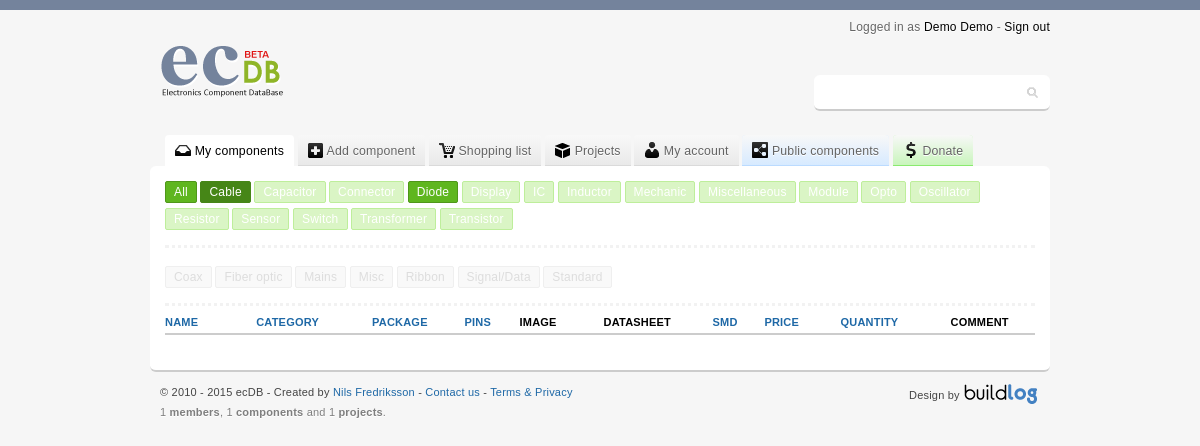
Page /category.php?cat=1 (signed in) on the committed database.
### tables this page shows
CREATE TABLE IF NOT EXISTS `members` (
  `member_id` int(11) NOT NULL AUTO_INCREMENT,
  `firstname` varchar(32) NOT NULL,
  `lastname` varchar(32) NOT NULL,
  `login` varchar(32) NOT NULL,
  `mail` varchar(32) NOT NULL,
  `passwd` varchar(32) NOT NULL,
  `admin` int(11) NOT NULL DEFAULT '0',
  `measurement` int(11) NOT NULL DEFAULT '1',
  `currency` varchar(3) NOT NULL DEFAULT 'USD',
  `reg_date` timestamp NOT NULL DEFAULT CURRENT_TIMESTAMP,
  PRIMARY KEY (`member_id`)
);

CREATE TABLE IF NOT EXISTS `category_head` (
  `id` int(11) NOT NULL,
  `name` varchar(64) NOT NULL
);

CREATE TABLE IF NOT EXISTS `category_sub` (
  `id` int(11) NOT NULL,
  `name` varchar(64) NOT NULL
);

### include/include_category_sub.php (the view, shortened to what this page needs)
<?php
class NameSub {
	public function Sub() {
		$owner = $_SESSION['SESS_MEMBER_ID'];
		if(isset($_GET['cat'])) {
			$cat = (int)$_GET['cat'];
		}
		$subcatfrom = $cat*100;
		$subcatto = $subcatfrom+99;
		$SubCategoryName = "SELECT * FROM category_sub WHERE id BETWEEN ".$subcatfrom." AND ".$subcatto." ORDER by name ASC";
		$sql_exec_subcatname = mysql_Query($SubCategoryName);
		while ($ShowDetailsSubCatname = mysql_fetch_array($sql_exec_subcatname)) {
			echo '<li>';
			echo '<a href="category.php?subcat=';
			echo $ShowDetailsSubCatname['id'];
			echo '" ';
			if(isset($_GET['subcat'])) {
				if ($ShowDetailsSubCatname['id'] == $subcat) {
					echo 'class="selected"';
				}
			}
			$sql_exec_component_catname = mysql_query("SELECT category FROM data WHERE owner = $owner");
			while($showDetailsComponentCatname = mysql_fetch_array($sql_exec_component_catname)) {
				if($showDetailsComponentCatname['category'] == $ShowDetailsSubCatname['id']){
					echo ' class="isComponents"';
					break;
				}
			}
			echo '>';
				echo $ShowDetailsSubCatname['name'];
			echo '</a></li> ';
		}
	}
}
?>

### include/header.php (shortened to what this page needs)
<div id="header">
	<div class="logoWrapper">
		<a href ="."><span class="logoImage"></span></a>
	</div>
	<span class="userInfo">
		Logged in as <a href="my.php">
		<?php
			$owner = $_SESSION['SESS_MEMBER_ID'];
			$GetName = mysql_query("SELECT firstname, lastname FROM members WHERE member_id = ".$owner."");
			$headername = mysql_fetch_assoc($GetName);
			if(isset($_POST['submit']) && $_SERVER["REQUEST_URI"] == '/ecdb/my.php') { echo $_POST['firstname']; } else { echo $headername['firstname']; }
			if(isset($_POST['submit']) && $_SERVER["REQUEST_URI"] == '/ecdb/my.php') { echo $_POST['lastname']; } else { echo $headername['lastname']; }
		?>
		</a> - <a href="logout.php"> Sign out</a>
	</span>
	<div class="searchContent">
		<form class="search" action="search.php" method="get">
			<input type="text" name="q" autofocus/>
		</form>
	</div>
</div>

### include/include_category_head.php (shortened to what this page needs)
<?php
class NameHead {
	public function Head() {
		$owner = $_SESSION['SESS_MEMBER_ID'];
		$CategoryName = "SELECT * FROM category_head ORDER by name ASC";
		$sql_exec_catname = mysql_Query($CategoryName);
		echo '<li>';
		echo '<a href="."';
		if(empty($_GET['cat']) && empty($_GET['subcat'])){
			echo ' class="selected"';
		}
		else{
			echo ' class="isComponents"';
		}
		echo '>';
		echo "All";
		echo '</a></li> ';
		while ($ShowDetailsCatname = mysql_fetch_array($sql_exec_catname)) {
			echo '<li>';
			echo '<a href="category.php?cat=';
			echo $ShowDetailsCatname['id'];
			echo '" ';
			if(isset($_GET['cat'])) {
				$cat = (int)$_GET['cat'];
				if ($ShowDetailsCatname['id'] == $cat) {
					echo 'class="selected"';
				}
			}
			$sql_exec_component_catname = mysql_query("SELECT category FROM data WHERE owner = $owner");
			while($showDetailsComponentCatname = mysql_fetch_array($sql_exec_component_catname)) {
				$component_cat = $showDetailsComponentCatname['category'];
				if ($component_cat < 999) {
					$comp_cat = substr($component_cat, -3, 1);
				}
				else {
					$comp_cat = substr($component_cat, -4, 2);
				}
				if($ShowDetailsCatname['id'] == $comp_cat){
					echo 'class="isComponents"';
					break;
				}
			}
			echo '>';
				echo $ShowDetailsCatname['name'];
			echo '</a></li> ';
		}
	}
}
?>

### include/style.css (style rules this page uses)
form textarea, form input, form select { border-radius:2px;-moz-border-radius:2px;-webkit-border-radius:2px;padding:6px;font: normal 13px "Century Gothic", arial, sans-serif;border:1px solid #ccc; border-bottom:1px solid #ccc;resize:none;background-color:#fafafa; }
div#header { width:900px;margin:0 auto 15px auto;height:100px;position:relative; }
div#header span.userInfo { color:#666;font-size:12px;text-shadow:0 1px 0 #fff;position:absolute;top:0px;right:0; }
div#header span.userInfo a { color:#000;text-decoration:none; }
div#header div.searchContent { position:absolute;font-size:12px;top:55px;right:0;color:#666;padding:3px;width:230px;background-color:#fff;border-bottom:2px solid #ccc;border-radius:6px;-moz-border-radius:6px;-webkit-border-radius:6px; }
div#header div.searchContent form.search input { border:1px solid #fff !important;font: normal 14px "Century Gothic", arial, sans-serif;background:url("../img/ecdbSpriteV1.png") 209px -140px no-repeat #fff;box-shadow:none;padding:5px 15px 5px 5px;width:200px; }
div.logoWrapper { position:absolute;top:10px;left:0; }
div.logoWrapper a span.logoImage { display:block;width:169px;height:73px;background:url("../img/ecdbSpriteV1.png") no-repeat 0 -5px; }
div.subMenu ul li { list-style:none;display:inline-block;margin-bottom: 5px; }
div.subMenu ul li a { border:1px solid #beee9b;display:inline-block;font-size:12px;padding:3px 8px 3px 8px;background-color:#daf5c5;color:#fff;margin:0;text-decoration:none;border-radius:2px;-moz-border-radius:2px;-webkit-border-radius:2px; }
div.subMenu ul li a.selected { background-color:#468617;border:1px solid #468617;color:#fff; }
div.subMenu ul li a.isComponents { border:1px solid #4f971a;display:inline-block;font-size:12px;padding:3px 8px 3px 8px;background-color:#5fb61f;color:#fff;margin:0;text-decoration:none;border-radius:2px;-moz-border-radius:2px;-webkit-border-radius:2px; }
div.subSubMenu ul li { list-style:none;display:inline-block;margin-bottom: 8px;margin-top: 8px; }
div.subSubMenu ul li a { border:1px solid #efefef;display:inline-block;font-size:12px;padding:3px 8px 3px 8px;background-color:#f9f9f9;color:#dddddd;margin:0;text-decoration:none;border-radius:2px;-moz-border-radius:2px;-webkit-border-radius:2px; }
* { margin: 0;padding: 0; }
a { color: #1e68a6;text-decoration: none; }
body { color: #000;margin:0;letter-spacing:0.2px;padding:0;border-top:10px solid #74839C;background-color:#f6f6f6;font: normal 12px "Century Gothic", arial, sans-serif; }

### rows in the picture
members: firstname "Demo", lastname "Demo"
category_head: name "Cable"
category_head: name "Capacitor"
category_head: name "Connector"
category_head: name "Diode"
category_head: name "Display"
category_head: name "IC"
category_head: name "Inductor"
category_head: name "Mechanic"
category_head: name "Miscellaneous"
category_head: name "Module"
category_head: name "Opto"
category_head: name "Oscillator"
category_head: name "Resistor"
category_head: name "Sensor"
category_head: name "Switch"
category_head: name "Transformer"
category_head: name "Transistor"
category_sub: name "Coax"
category_sub: name "Fiber optic"
category_sub: name "Mains"
category_sub: name "Misc"
category_sub: name "Ribbon"
category_sub: name "Signal/Data"
category_sub: name "Standard"

### other values in the picture
$members "1"
$components "1"
$projects "1"
